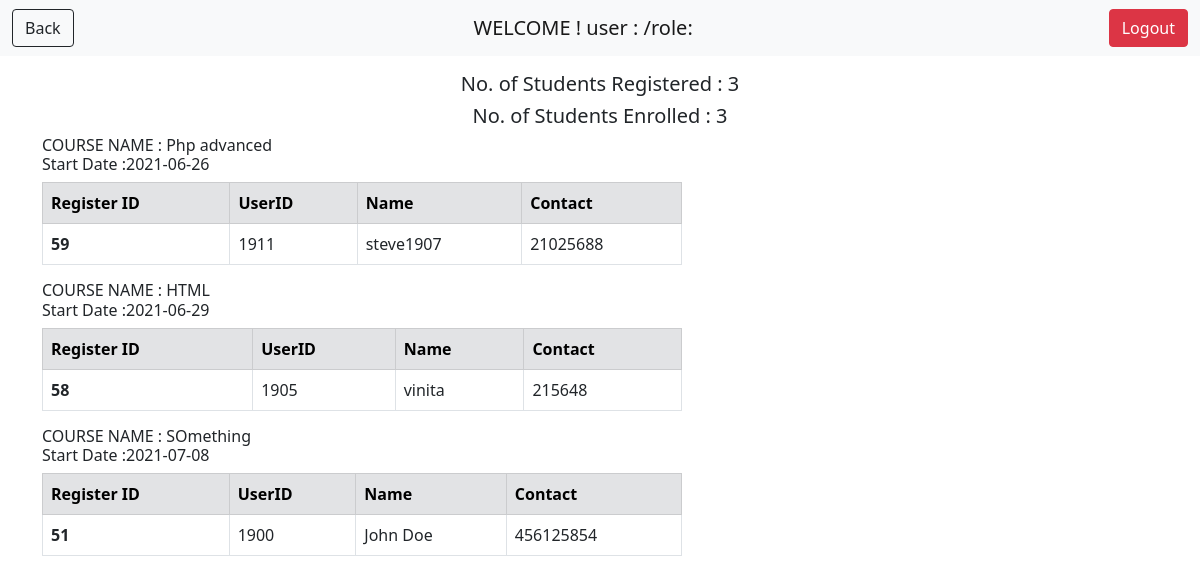
The app's page /admin/enrolled.php with its own data.
### tables this page shows
CREATE TABLE `registration` (
  `RegisterID` int(20) NOT NULL,
  `courseid` int(50) NOT NULL,
  `userid` int(50) NOT NULL,
  `Status` enum('confirm','decline') DEFAULT NULL
);

CREATE TABLE `courses` (
  `ID` int(11) NOT NULL,
  `Name` varchar(50) NOT NULL,
  `About` varchar(100) NOT NULL,
  `Startdate` date NOT NULL DEFAULT current_timestamp()
);

CREATE TABLE `usertable` (
  `UserID` int(50) NOT NULL,
  `Name` varchar(25) NOT NULL,
  `Contact` int(50) NOT NULL,
  `Username` varchar(50) NOT NULL,
  `Password` varchar(50) NOT NULL,
  `Role` enum('user','admin') NOT NULL
);

### admin/enrolled.php (the view)
<?php
include '../header.php';
include '../config.php';
$sql ="SELECT COUNT(DISTINCT userid) as enrollcount from registration;";
$result = mysqli_query($conn,$sql) or die("unsucessful");
$sql2 ="SELECT COUNT(DISTINCT userid) as enrolled from registration WHERE Status='confirm';";
$result2 = mysqli_query($conn,$sql2) or die("unsucessful");
$sql3 = "SELECT c.ID,c.Name AS coursename,c.Startdate, r.registerID,u.userID,u.Name AS username,u.contact FROM registration r
                INNER JOIN usertable u
                ON r.userid = u.UserID
                INNER JOIN courses c
                ON r.courseid = c.ID
                WHERE r.Status = 'confirm';" ;
$result3 = mysqli_query($conn,$sql3) or die("qery unsucess");
?>
<div class="mt-3">
<h5 style="text-align:center">No. of Students Registered :
<?php
$row = mysqli_fetch_assoc($result);
echo $row['enrollcount'];
?>
</h5>
<h5 style="text-align:center">No. of Students Enrolled :
<?php
$row2 = mysqli_fetch_assoc($result2);
echo $row2['enrolled'];
?>
</h5>
<div class="container mt-2">
<?php if(mysqli_num_rows($result3)>0){
    while ($row3 = mysqli_fetch_assoc($result3)){ ?>
<table class="table table-bordered mb-3" style="width:40rem">
<h6>COURSE NAME : <?php echo $row3['coursename'];?><br> Start Date :<?php echo $row3['Startdate'];?></h6>
  <thead>
    <tr class="table-secondary" >
      <th scope="col">Register ID</th>
      <th scope="col">UserID</th>
      <th scope="col">Name</th>
      <th scope="col">Contact</th>
    </tr>
  </thead>
  <tbody>
    <tr>
      <th><?php echo $row3['registerID'];?></th>
      <td><?php echo $row3['userID'];?></td>
      <td><?php echo $row3['username'];?></td>
      <td><?php echo $row3['contact'];?></td>
    </tr>
  </tbody>
</table>
<?php }} ?>
</div></div>

### records on screen
registration: courseid.Name "Php advanced", courseid.Startdate "2021-06-26", RegisterID "59", userid.UserID "1911", userid.Name "steve1907", userid.Contact "21025688"
registration: courseid.Name "HTML", courseid.Startdate "2021-06-29", RegisterID "58", userid.UserID "1905", userid.Name "vinita", userid.Contact "215648"
registration: courseid.Name "SOmething", courseid.Startdate "2021-07-08", RegisterID "51", userid.UserID "1900", userid.Name "John Doe", userid.Contact "456125854"

### other values on screen
$row['enrollcount'] "3"
$row2['enrolled'] "3"
